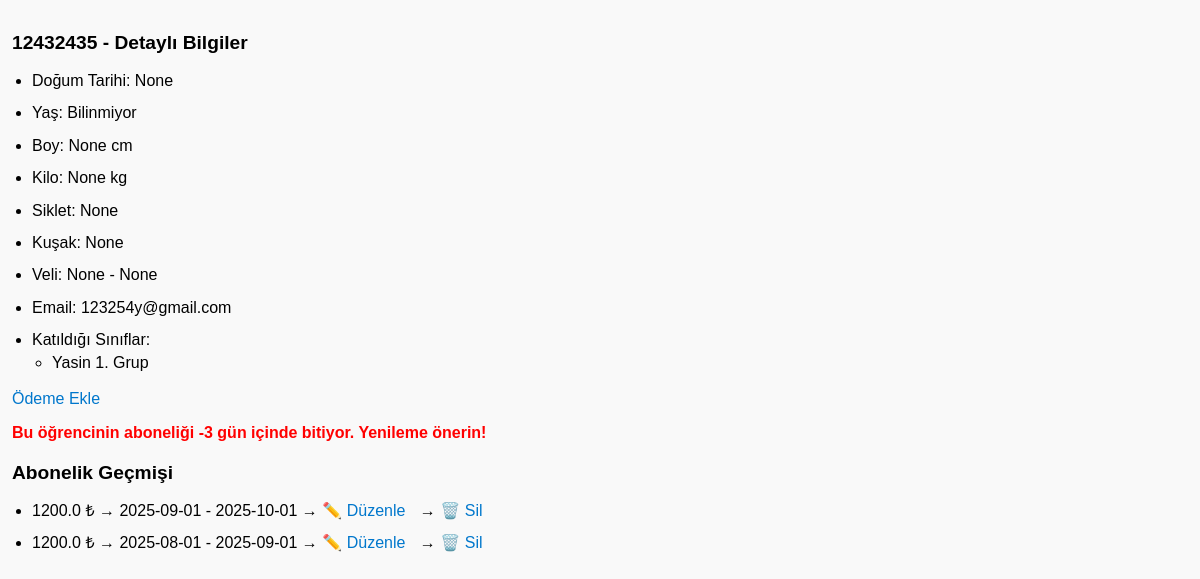
The page /member/2 on the database its author committed.
### tables this page shows
CREATE TABLE members (
    id INTEGER PRIMARY KEY AUTOINCREMENT,
    name TEXT NOT NULL,
    email TEXT,
    phone TEXT,
    join_date TEXT
, birth_date TEXT, height REAL, weight REAL, belt_level TEXT, weight_category TEXT, parent_name TEXT, parent_phone TEXT, parent_email TEXT, registration_date TEXT, trainer_id INTEGER);

CREATE TABLE classes (
    id INTEGER PRIMARY KEY AUTOINCREMENT,
    name TEXT NOT NULL,
    description TEXT,
    day TEXT,
    time TEXT,
    trainer_id INTEGER
);

CREATE TABLE payments (
    id INTEGER PRIMARY KEY AUTOINCREMENT,
    member_id INTEGER,
    amount REAL,
    date TEXT,
    note TEXT, payment_date TEXT, start_date TEXT, end_date TEXT,
    FOREIGN KEY (member_id) REFERENCES members(id)
);

### app.py (the view)
@app.route('/member/<int:member_id>')
def member_detail(member_id):
    from datetime import datetime
    conn = get_db_connection()
    member = conn.execute('SELECT * FROM members WHERE id = ?', (member_id,)).fetchone()
    payments = conn.execute('SELECT * FROM payments WHERE member_id = ? ORDER BY end_date DESC', (member_id,)).fetchall()
    enrollments = conn.execute('''
        SELECT classes.name FROM enrollments
        JOIN classes ON enrollments.class_id = classes.id
        WHERE enrollments.member_id = ?
    ''', (member_id,)).fetchall()
    renew_suggestion = None
    if payments and payments[0]['end_date']:
        try:
            end_date = datetime.strptime(payments[0]['end_date'], '%Y-%m-%d')
            days_left = (end_date - datetime.today()).days
            if days_left <= 7:
                renew_suggestion = f"Bu öğrencinin aboneliği {days_left} gün içinde bitiyor. Yenileme önerin!"
        except:
            pass
    conn.close()
    return render_template('member_detail.html',
        member=member,
        payments=payments,
        enrollments=enrollments,
        renew_suggestion=renew_suggestion
    )

### app.py (called while the page is built)
def get_db_connection():
    conn = sqlite3.connect('database.db')
    conn.row_factory = sqlite3.Row
    return conn

@app.template_filter('calculate_age')
def calculate_age(birth_date_str):
    try:
        birth_date = datetime.strptime(birth_date_str, '%Y-%m-%d')
        today = datetime.today()
        age = today.year - birth_date.year - ((today.month, today.day) < (birth_date.month, birth_date.day))
        return age
    except:
        return "Bilinmiyor"

### templates/member_detail.html (shortened to what this page needs)
<!DOCTYPE html>
<html>
<head>
</head>
<body>
    <h1>{{ member['name'] }} - Detaylı Bilgiler</h1>
    <ul>
        <li>Doğum Tarihi: {{ member['birth_date'] }}</li>
        <li>Yaş: {{ member['birth_date'] | calculate_age }}</li>
        <li>Boy: {{ member['height'] }} cm</li>
        <li>Kilo: {{ member['weight'] }} kg</li>
        <li>Siklet: {{ member['weight_category'] }}</li>
        <li>Kuşak: {{ member['belt_level'] }}</li>
        <li>Veli: {{ member['parent_name'] }} - {{ member['parent_phone'] }}</li>
        <li>Email: {{ member['email'] }}</li>
        <li>Katıldığı Sınıflar:
            <ul>
                {% for cls in enrollments %}
                    <li>{{ cls['name'] }}</li>
                {% endfor %}
            </ul>
        </li>
    </ul>
    <a href="/add_payment/{{ member['id'] }}">Ödeme Ekle</a>
    {% if renew_suggestion %}
    <p style="color:red;"><strong>{{ renew_suggestion }}</strong></p>
{% endif %}
    <h2>Abonelik Geçmişi</h2>
<ul>
    {% for p in payments %}
        <li>
            {{ p['amount'] }} ₺
            → {{ p['start_date'] }} - {{ p['end_date'] }}
            → <a href="/edit_payment/{{ p['id'] }}">✏️ Düzenle</a>
            → <a href="/delete_payment/{{ p['id'] }}" onclick="return confirm('Silmek istediğine emin misin?')">🗑️ Sil</a>
        </li>
    {% endfor %}
</ul>
</body>
</html>

### templates/member_detail.html (style rules this page uses)
body { font-family: sans-serif; padding: 12px; margin: 0; background-color: #f9f9f9; }
h1, h2, h3 { font-size: 1.2em; margin-top: 20px; }
ul { padding-left: 20px; }
li { margin-bottom: 10px; line-height: 1.4; }
a { display: inline-block; margin-right: 10px; color: #0077cc; text-decoration: none; }

### rows shown on the page
members: name "12432435", email "123254y@gmail.com"
classes: name "Yasin 1. Grup"
payments: amount "1200.0", start_date "2025-09-01", end_date "2025-10-01"
payments: amount "1200.0", start_date "2025-08-01", end_date "2025-09-01"

### other values the page prints
{{ member['birth_date'] }} "None"
{{ member['birth_date'] | calculate_age }} "Bilinmiyor"
{{ member['height'] }} "None"
{{ member['weight'] }} "None"
{{ member['weight_category'] }} "None"
{{ member['belt_level'] }} "None"
{{ member['parent_name'] }} "None"
{{ member['parent_phone'] }} "None"
{{ renew_suggestion }} "Bu öğrencinin aboneliği -3 gün içinde bitiyor. Yenileme önerin!"
